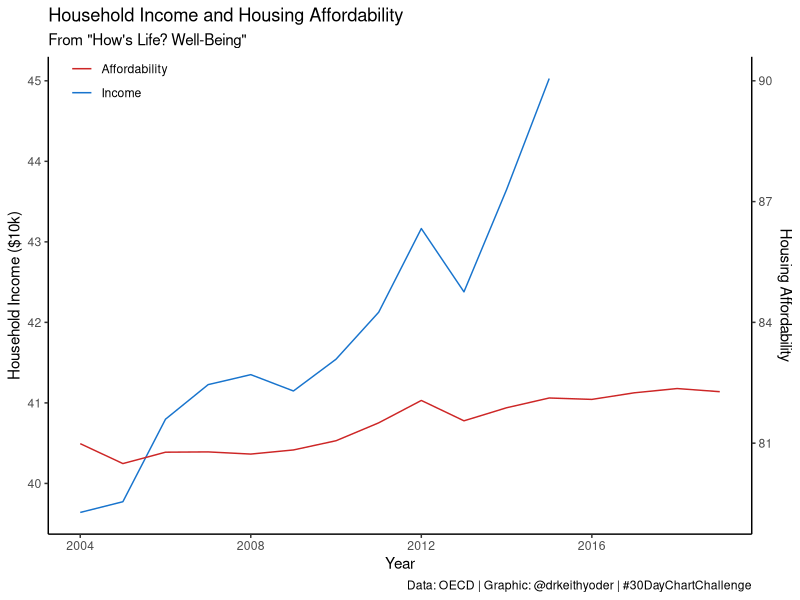
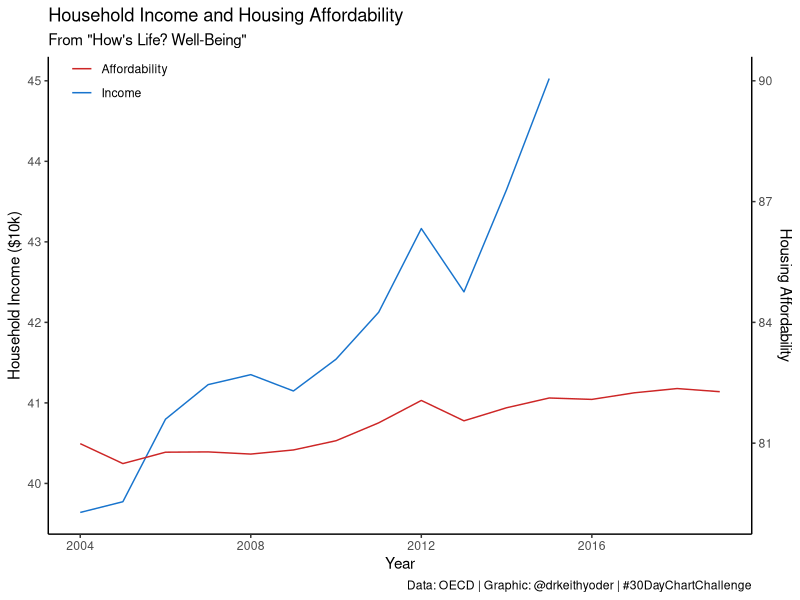

Reproduce these figures in R, in order.
## ---- chunk 1
require(tidyverse)
## ---- chunk 2
d <- read_csv('../data/HSL.csv')
d <- d %>%
  filter(`Type of indicator` == 'Average')
## ---- chunk 3
income <- d %>% 
  filter(Indicator == 'Household income') %>%
  select(Time, Value) %>%
  mutate(Income = Value / 1000)
afford <- d %>%
  filter(Indicator == 'Housing affordability') %>%
  select(Time, Value) %>%
  mutate(Affordability = Value/2)

plot_d <-
  full_join(income, afford, by='Time')
  
pal = c('firebrick3','dodgerblue3')

p <- plot_d %>%
  ggplot(aes(x=Time)) +
  geom_line(aes(y=Income, color='Income')) +
  scale_color_manual(values = pal[1L]) +
  geom_line(aes(y=Affordability, color='Affordability')) +
  scale_color_manual(values = pal[1:2]) +
  theme_classic() +
  scale_y_continuous(
    name = 'Household Income ($10k)',
    sec.axis = sec_axis(~.*2, name='Housing Affordability')
  ) +
  labs(x='Year', title='Household Income and Housing Affordability',
       subtitle=str_c('From "How', "'s Life? Well-Being", '"'),
       caption = 'Data: OECD | Graphic: @drkeithyoder | #30DayChartChallenge', color=NULL) +
  theme(legend.position = c(0.1, 0.95))
p
ggsave('Day3.png', width=800, height=600, units = 'px', dpi = 120)
